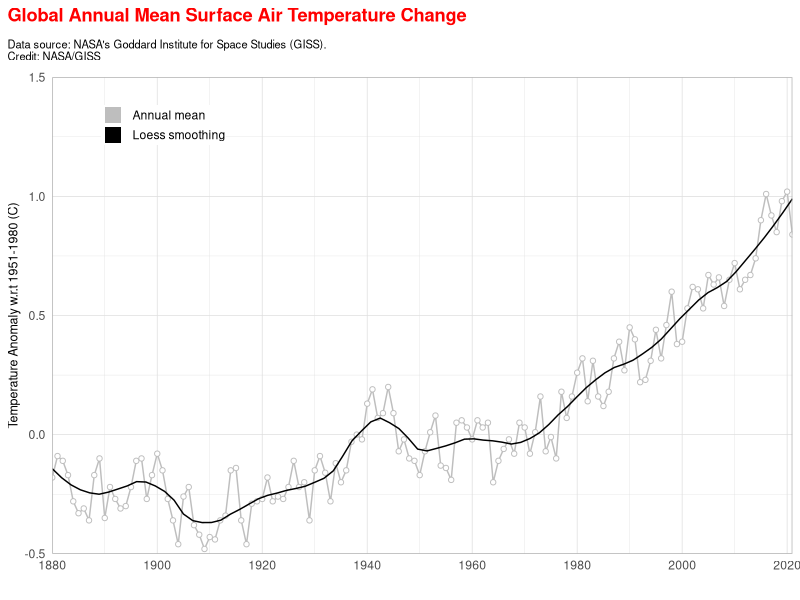
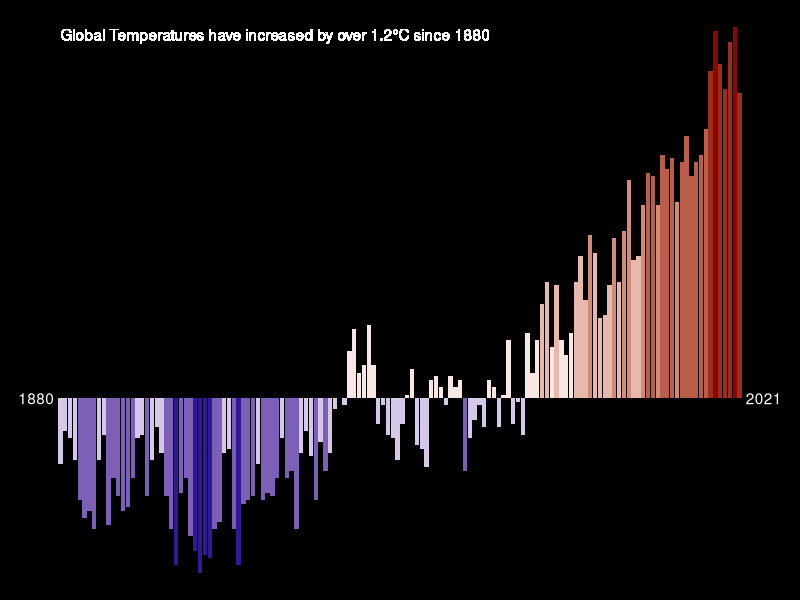

Source code (R) for these figures, in order:
## ---- chunk 1
knitr::opts_chunk$set(echo = TRUE)

library(tidyverse)
library(scales)
## ---- chunk 2

read_csv("data/GLB.Ts+dSST.csv", skip = 1, na = "***") %>% 
  select(year = Year, t_diff = `J-D`) %>% 
  drop_na() %>% 
  ggplot(aes(x = year, y = t_diff)) +
  geom_line(aes(colour = "1"), size = 0.5, show.legend = FALSE) +
  geom_point(fill = "white", aes(colour = "1"), shape = 21, show.legend = TRUE) +
  geom_smooth(se = FALSE, aes(colour = "2"), size = 0.5, span = 0.2, show.legend = FALSE) + 
  scale_x_continuous(breaks = seq(1880, 2023, 20), expand = c(0,0)) +
  scale_y_continuous(limits = c(-0.5, 1.5), expand = c(0,0)) +
  scale_colour_manual(name = NULL, breaks = c(1,2), values = c("gray", "black"), labels = c("Annual mean", "Loess smoothing"), guide = guide_legend(override.aes = list(shape = 15, size = 5))) +
  labs(x = "", y = "Temperature Anomaly w.r.t 1951-1980 (C)",
       title = "Global Annual Mean Surface Air Temperature Change",
       subtitle = "Data source: NASA's Goddard Institute for Space Studies (GISS).\nCredit: NASA/GISS") +
  theme_light() +
  theme(axis.ticks = element_blank(),
        axis.title.y = element_text(size = 9),
        plot.title.position = "plot",
        plot.title = element_text(margin = margin(b = 10), colour = "red", face = "bold"),
        plot.subtitle = element_text(size = 8, margin = margin(b = 10)),
        legend.position = c(0.15, 0.9),
        legend.title = element_text(size = 0),
        legend.key.height = unit(10, "pt"),
        legend.margin = margin(0,0,0,0))
## ---- chunk 3

t_data <- read_csv("data/GLB.Ts+dSST.csv", skip = 1, na ="***") %>%
  select(year = Year, t_diff = `J-D`) %>% 
  drop_na()

annotation <- t_data %>% 
  arrange(year) %>% 
  slice(1, n()) %>% 
  mutate(t_diff = 0,
         x = year + c(-5,5))

t_data %>% 
  ggplot(aes(x = year, y = t_diff, fill = t_diff)) +
  geom_col(show.legend = FALSE) +
  geom_text(data = annotation, aes(x = x, label = year), colour = "white") +
  geom_text(x = 1880, y = 1, hjust = 0,
            label = "Global Temperatures have increased by over 1.2\u00B0C since 1880",
            colour = "white") +
  scale_fill_stepsn(colours = c("darkblue", "white", "darkred"),
                    values = rescale(c(min(t_data$t_diff), 0, max(t_data$t_diff))),
                    limits = c(min(t_data$t_diff), max(t_data$t_diff)),
                    n.breaks = 9) +
  theme_void() +
  theme(plot.background = element_rect(fill = "black"))
